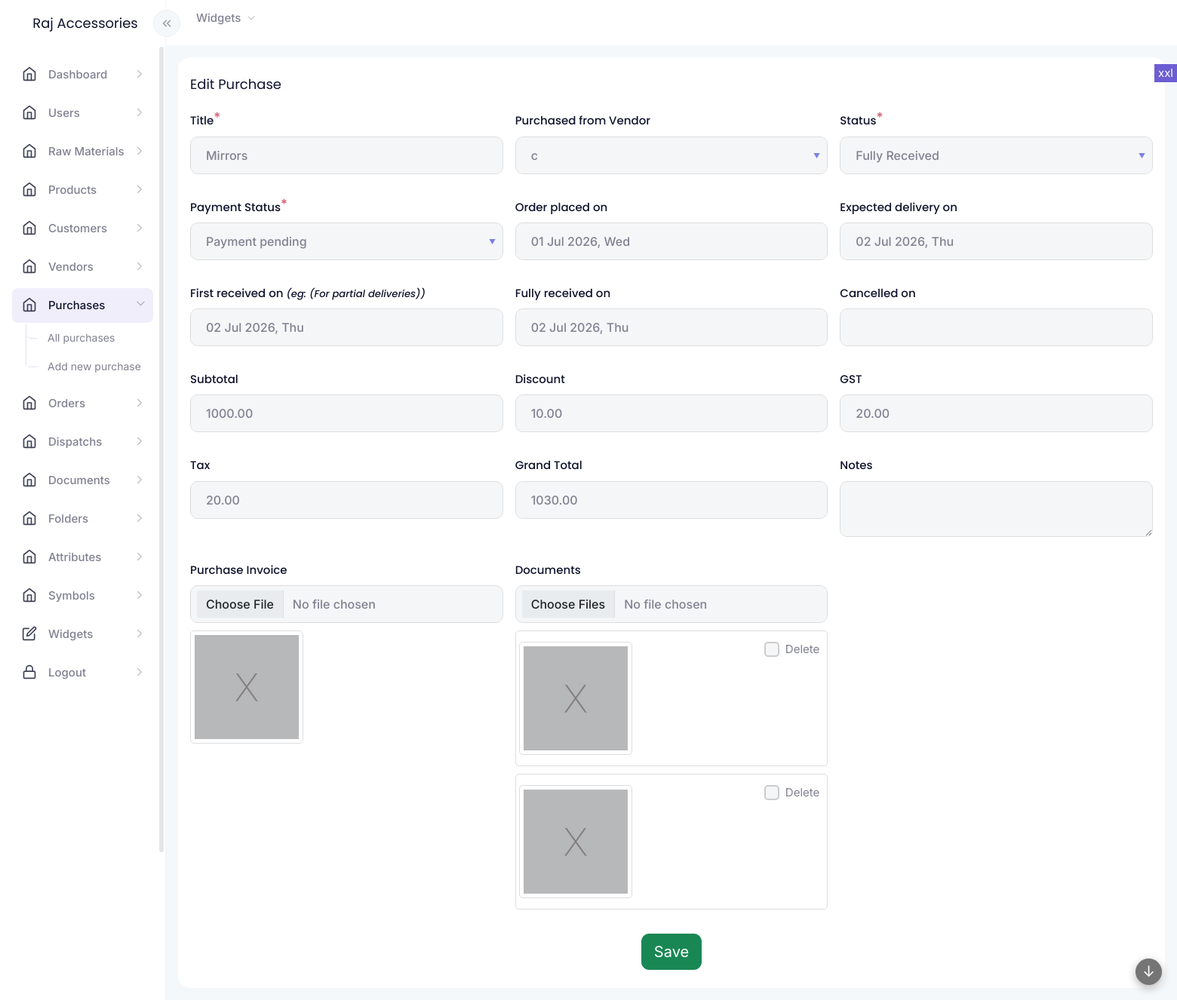
/modules/purchases/purchase-form.php?id=21 (signed in), run on the app's committed database.
### tables this page shows
CREATE TABLE IF NOT EXISTS `purchases` (
  `id` int NOT NULL AUTO_INCREMENT,
  `title` varchar(255) NOT NULL,
  `payment_status` varchar(100) NOT NULL,
  `notes` text,
  `status` varchar(100) NOT NULL,
  `purchase_invoice` int DEFAULT NULL,
  `vendor` int DEFAULT NULL,
  `sub_total` decimal(10,2) DEFAULT NULL,
  `gst` decimal(10,2) NOT NULL,
  `tax` decimal(10,2) NOT NULL,
  `discount` decimal(10,2) NOT NULL,
  `grand_total` decimal(10,2) NOT NULL,
  `order_date` int DEFAULT NULL,
  `expected_delivery_date` int NOT NULL,
  `first_received_date` int NOT NULL,
  `fully_received_date` int NOT NULL,
  `cancel_date` int NOT NULL,
  `auth_user` int NOT NULL,
  `updated` int NOT NULL,
  `created` varchar(35) DEFAULT NULL,
  PRIMARY KEY (`id`)
);

CREATE TABLE IF NOT EXISTS `uploads` (
  `id` int NOT NULL AUTO_INCREMENT,
  `name` varchar(255) DEFAULT NULL,
  `title` text,
  `brief` text,
  `module` varchar(100) DEFAULT NULL,
  `module_id` int DEFAULT NULL,
  `type` varchar(255) DEFAULT NULL,
  `size` int DEFAULT NULL,
  `thumb` varchar(255) DEFAULT NULL,
  `small` varchar(255) DEFAULT NULL,
  `table_name` varchar(200) DEFAULT NULL,
  `row_id` int DEFAULT NULL,
  `file_type` varchar(20) DEFAULT NULL,
  `caption` varchar(255) DEFAULT NULL,
  `other` varchar(255) DEFAULT NULL,
  `auth_user` int DEFAULT NULL,
  `updated` int DEFAULT NULL,
  `created` varchar(35) DEFAULT NULL,
  PRIMARY KEY (`id`)
);

### common/functions.php (the view, shortened to what this page needs)
<?php
function widget_start($title = "", $class = "", $widget_title_class = "", $widget_wrapper_class = "", $options = "", $widget_options_class = "")
{
    echo '<div class="widgetwrapper col d-flex align-items-start  px-2 py-0 ' . $class . ' ">
 <div class="widget container-fluid py-4 px-3 overhide ' . $widget_wrapper_class . '">';
    if ($title != "") {
        echo "<div class='widget-title " . $widget_title_class . "'>";
        echo $title;
        echo "</div>";
    }
}
function widget_end()
{
    echo "</div>
 </div>";
}
function datepicker_scripts()
{
    $s = '<link rel="stylesheet" href="' . ROOT_PATH . '/assets/plugins/flatpickr/flatpickr.min.css">
    <script src="' . ROOT_PATH . '/assets/plugins/flatpickr/flatpickr.js"></script>';
    return $s;
}
?>
<?php
function form_field($vars, $data)
{
    $s = "";
    if ($vars["type"] == "submit") {
        $s = '<div class="' . $vars["class"] . '">';
        $s .= '<input type="submit" name="' . $vars["key"] . '" value="' . $vars["name"] . '" class="btn btn-success btn-lg">';
        $s .= '</div>';
    }
    else {
        $show_as_field = true;
        if ($show_as_field) {
            $parent_class = "";
            $s = '<div class="' . $vars["class"] . ' ' . $parent_class . '"><label for="' . $vars["key"] . '" class="form-label">' . $vars["name"] . '';
            $required = (isset($vars["required"]) && $vars["required"] == true) ? true : false;
            if ($required) {
                $s .= '<sup>*</sup>';
            }
            if (isset($vars["eg"]) && $vars["eg"] != "") {
                $s .= '<small><i> (eg: ' . $vars["eg"] . ')</i></small>';
            }
            $s .= '</label>';
        }
        if ($vars["type"] == "display") {
            $s .= '<div class="form-display" name="' . $vars["key"] . '" id="' . $vars["key"] . '">'.get_value($data, $vars["key"]).'</div>';
        }
        else if ($vars["type"] == "text") {
            $s .= '<input type="text" class="form-control" name="' . $vars["key"] . '" id="' . $vars["key"] . '" value="' . get_value($data, $vars["key"]) . '" ' . ($required ? "required" : "") . '>';
            $s .= '<div class="invalid-feedback">Incorrect ' . $vars["name"] . ' value</div>';
        }
        else if ($vars["type"] == "date") {
            $s .= '<input type="text" class="form-control" name="' . $vars["key"] . '" id="' . $vars["key"] . '" value="' . get_value($data, $vars["key"]) . '" ' . ($required ? "required" : "") . '>';
            $s .= '<div class="invalid-feedback">Incorrect ' . $vars["name"] . ' value</div>';
            $s .= '<script>flatpickr("#' . $vars["key"] . '", {altInput: true, altFormat: "d M Y, D", dateFormat: "Ymd"}); </script>';
        }
        else if ($vars["type"] == "hidden") {
            $s .= '<input type="hidden" class="form-control" name="' . $vars["key"] . '" id="' . $vars["key"] . '" value="' . get_value($data, $vars["key"]) . '" ' . '>';
        }
        else if ($vars["type"] == "textarea") {
            $s .= '<textarea class="form-control" name="' . $vars["key"] . '" id="' . $vars["key"] . '" ' . ($required ? "required" : "") . '>' . get_value($data, $vars["key"]) . '</textarea>';
            $s .= '<div class="invalid-feedback">Incorrect ' . $vars["name"] . ' value</div>';
        }
        else if ($vars["type"] == "number") {
            $maxno = "";
            $s .= '<input type="number" class="form-control" name="' . $vars["key"] . '" id="' . $vars["key"] . '" '.$maxno.' value="' . get_value($data, $vars["key"]) . '" ' . ($required ? "required" : "") . '>';
            $s .= '<div class="invalid-feedback">Incorrect ' . $vars["name"] . ' value</div>';
        }
        else if ($vars["type"] == "select") {
            $s .= '<select class="form-control" readonly name="' . $vars["key"] . '" id="' . $vars["key"] . '" ' . ($required ? "required" : "") . '>';
            $sel = get_value($data, $vars["key"]);
            $s .= select_options($vars["options"], $sel);
            $s .= '</select><div class="invalid-feedback">Incorrect ' . $vars["name"] . ' value</div>';
        }
        else if ($vars["type"] == "image-file") {
            $s .= '<input type="file" class="form-control" name="' . $vars["key"] . '" id="' . $vars["key"] . '" ' . ($required ? "required" : "") . '>';
            $s .= '<div class="invalid-feedback">Invalid ' . $vars["name"] . '</div>';
            if (isset($data[$vars["key"]])) {
                if (is_array($data[$vars["key"]]) && isset($data[$vars["key"]][0])) {
                    $imgarr = $data[$vars["key"]][0];
                    $urlpath = "";
                    $fullpath = $imgarr["name"];
                    $filetype = get_filetype($imgarr["type"]);
                    if ($filetype == "image" && isset($vars["display_size"]) && $vars["display_size"] != "") {
                        $urlpath = isset($imgarr[$vars["display_size"]]) ? $imgarr[$vars["display_size"]] : $imgarr["thumb"];
                    }
                    else {
                        $urlpath = "assets/images/file/" . $filetype . ".svg";
                    }
                    if (!file_exists(ROOT_DIR . "/" . $urlpath)) {
                        $urlpath = "assets/images/file/file.svg";
                    }
                    if (file_exists(ROOT_DIR . "/" . $fullpath)) {
                        $s .= "<div class='image-file-box'><a href='" . ROOT_PATH . "/" . $fullpath . "' target='_blank'><img src='" . ROOT_PATH . "/" . $urlpath . "' class='form-imgbox'></a>";
                        $s .= "<div class='delete-this-checkbox'>
                                    <input class='form-check-input delete' name='" . $vars["key"] . "-delete' value='" . $imgarr["id"] . "' id='delete-file-" . $imgarr["id"] . "' type='checkbox'>
                                    <label class='form-check-label' for='delete-file-" . $imgarr["id"] . "'>Delete</label>
                                </div><script> $('#delete-file-" . $imgarr["id"] . "').on('change', function() {
                                $(this).closest('.image-file-box').toggleClass('mark-delete', this.checked);
                                }); </script></div>";
                    }
                    else {
                        $s .= "<img src='" . ROOT_PATH . "/assets/images/notfound.jpg' class='form-imgbox'>";
                    }
                }
            }
        }
        else if ($vars["type"] == "multi-file") {
            $s .= '<input type="file" multiple class="form-control" name="' . $vars["key"] . '[]" id="' . $vars["key"] . '" ' . ($required ? "required" : "") . '>';
            $s .= '<div class="invalid-feedback">Invalid ' . $vars["name"] . '</div><div id="file-list-' . $vars["key"] . '"></div>';
            $s .= "<script>
                        document.getElementById('" . $vars["key"] . "').addEventListener('change', function(e) {
                        let files = Array.from(e.target.files);
                        console.log(files);
                        let html = '';
                        files.forEach((file, index) => {
                            html += `<div class='multi-file-item'><img src='" . ROOT_PATH . "/assets/images/file/file.svg'><div class='fn'><b>`+file.name+`</b> (`+((file.size/1024).toFixed(1))+` KB)</div>
                            <input type='hidden' name='" . $vars["key"] . "-index[]' value='`+index+`'>
                            <div class='multi-ft'>
                            <div class='ftcol'><p>Select file type</p>
                            <select class='form-control " . $vars["key"] . "-multi-item-type' name='" . $vars["key"] . "-caption[]' id='" . $vars["key"] . "-attribute-`+index+`'>";
            $sel = "";
            $s .= select_attribute_options($vars["attributes"], $sel);
            $s .= "</select></div>
                            <div class='ftcol'>
                            <p>Or describe file type</p>
                            <input type='text' class='form-control " . $vars["key"] . "-multi-item-other' name='" . $vars["key"] . "-other[]' value='' placeholder=''>
                            </div></div>
                            </div>`;
                        });
                        document.getElementById('file-list-" . $vars["key"] . "').innerHTML = html;";
            $s .= "});
                    </script>";
            if (isset($data[$vars["key"]]) && is_array($data[$vars["key"]])) {
                foreach ($data[$vars["key"]] as $dk => $dv) {
                    $s .= display_document_linked($vars, $dv, $vars["attributes"]);
                }
            }
        }
        if ($show_as_field) {
            $s .= '</div>';
        }
    }
    return $s;
}
function display_document_linked($vars, $dv, $captions)
{
    $fieldkey = $vars["key"];
    $imgarr = $dv;
    $urlpath = "";
    $fullpath = $imgarr["name"];
    $filetype = get_filetype($imgarr["type"]);
    $s = "";
    if ($filetype == "image" && isset($vars["display_size"]) && $vars["display_size"] != "") {
        $urlpath = isset($imgarr[$vars["display_size"]]) ? $imgarr[$vars["display_size"]] : $imgarr["thumb"];
    }
    else {
        $urlpath = "assets/images/file/" . $filetype . ".svg";
    }
    $tit = "";
    if (isset($dv["caption"]) && $dv["caption"] != "") {
        if (isset($captions[$dv["caption"]])) {
            $tit .= $captions[$dv["caption"]]["attribute"];
        }
    }
    if (isset($dv["other"]) && $dv["other"] != "") {
        if ($tit != "") {
            $tit .= " / ";
        }
        $tit .= $dv["other"];
    }
    $s .= "<div class='multi-listwrap'>";
    if (file_exists(ROOT_DIR . "/" . $fullpath)) {
        $s .= "<a href='" . ROOT_PATH . "/" . $fullpath . "' target='_blank'><img src='" . ROOT_PATH . "/" . $urlpath . "' class='form-imgbox-list'><span>" . $tit . "</span></a>";
    }
    else {
        $s .= "<img src='" . ROOT_PATH . "/assets/images/notfound.jpg' class='form-imgbox'>";
    }
    $s .= "<div class='delete-this-checkbox'>
            <input class='form-check-input delete' name='" . $fieldkey . "-delete[]' value='" . $dv["id"] . "' id='delete-doc-" . $dv["id"] . "' type='checkbox'>
            <label class='form-check-label' for='delete-doc-" . $dv["id"] . "'>Delete</label>
        </div><script> $('#delete-doc-" . $dv["id"] . "').on('change', function() {
         $(this).closest('.multi-listwrap').toggleClass('mark-delete', this.checked);
        }); </script>";
    $s .= "</div>";
    return $s;
}
function module_get_data($table, $id)
{
    $data = [];
    $data['mode'] = 'new';
    if ($id != "") {
        $get = get_data($table, 'WHERE id=' . $id . '', '*');
        if (sizeof($get) > 0) {
            $data = $get[0];
        }
        $data['mode'] = 'update';
    }
    return $data;
}
function fetch_data($vars)
{
    global $conn;
    $table = $vars["table"];
    $cols = $vars["columns"];
    $order = $vars["order"];
    $limit = $vars["limit"];
    $condition = $vars["condition"];
    if ($condition != "") {
        $condition = " WHERE " . $condition;
    }
    if (trim($order) != '') {
        if (strpos($order, " DESC") !== false || strpos($order, " ASC") !== false) {
            $order = ' ORDER BY ' . trim($order) . ' ';
        } else {
            $order = ' ORDER BY ' . trim($order) . ' ASC ';
        }
    }
    $ret = [];
    $sql = ' SELECT ' . $cols . ' FROM ' . $table . ' ' . $condition . ' ' . $order . ' ' . $limit . ' ';
    $querystr = $conn->query($sql);
    $totrows = mysqli_num_rows($querystr);
    if ($totrows > 0) {
        $inc = 0;
        while ($result = mysqli_fetch_object($querystr)) {
            foreach ($result as $key => $value) {
                $ret[$inc][$key] = $value;
            }
            $inc = $inc + 1;
        }
    }
    return $ret;
}

### assets/css/variables.css (style rules this page uses)
:root { --primary-color: #6c5dd3; --accent1-color: #5dc1d3; --accent2-color: #d3845d; --accent3-color: #5dd3be; --success-color: #31a766; --warning-color: #d3be5d; --danger-color: #d35d70; --info-color: #5d97d3; --bs-primary-rgb: 108,93,211; --bs-accent1-rgb: 93,193,211; --bs-accent2-rgb: 211,132,93; --bs-accent3-rgb: 93,211,190; --bs-success-rgb: 49, 167, 102; --bs-warning-rgb: 211,190,93; --bs-danger-rgb: 211,93,112; --bs-info-rgb: 93,151,211; --primary-color-10: #f0eefb; --bg-color: #f5f8fa; --heading-color: #11142d; --large-heading-color: #323552; --heading-font: 'Poppins', sans-serif; --text-color: #808191; --text-font: 'Inter', sans-serif; --br: 16px; --lightgrey-color: #bdbdbd; --form-bg: #f5f6f8; --widget-bg-color: #ffffff; --widget-border-color: transparent; }

### assets/css/layout.css (style rules this page uses)
:root { --side-nav-width: 220px; }

### assets/css/style.css (style rules this page uses)
body { min-height: 100vh; min-height: -webkit-fill-available; }
html { height: -webkit-fill-available; }
body { min-width: 375px; font-family: var(--text-font); font-size: 15px; line-height: 1.618; -webkit-font-smoothing: antialiased; -moz-osx-font-smoothing: grayscale; color: var(--text-color); background-color: var(--bg-color); overflow: hidden; max-width: 100%; width: 100%; }
.widget-title { font-family: var(--heading-font); font-size: 18px; line-height: 1.33333; color: var(--heading-color); margin-bottom: 0px; float: left; }
.overhide { overflow: hidden; }
.widget { background-color: var(--widget-bg-color); border-radius: var(--br); border-color: var(--widget-border-color); }
.form-imgbox { height: 150px; width: auto; display: inline-block; border: 1px solid #ddd; border-radius: 5px; padding: 5px; margin: 10px 0; }
.multi-listwrap { position: relative; display: inline-block; width: 100%; border: 1px solid #ddd; border-radius: 5px; padding: 4px 4px; margin: 10px 0px 0px 0px; }
.multi-listwrap .delete-this-checkbox { position: absolute; right: 10px; top: 10px; cursor: pointer; }
.delete-this-checkbox input { margin-right: 4px; }

### assets/css/form.css (style rules this page uses)
.form-label sup { color: var(--danger-color); font-size: 18px; position: relative; top: -3px; }
.form-select, .form-control { border: 1px solid #dddddd; background-color: var(--form-bg); padding: 12px 20px; border-radius: 10px; color: var(--text-color); font-weight: 500; }
.form-label { font-weight: 500; color: var(--heading-color); font-family: var(--heading-font); }
.form-check-input[type=checkbox] { border-radius: 5px; }
.form-check-input { margin: 4px 10px 4px 0; border: 1px solid #f8f7fd; background-color: var(--form-bg); height: 20px; width: 20px; border: 2px solid #cccccc; }
.form-check-input+label { line-height: 28px; }
.btn { border-radius: 10px; }
.form-control[readonly] { background-color: var(--form-bg); }
select.form-control { background-image: url(../images/sort_desc.png) !important; background-repeat: no-repeat; background-position: 99% 40%; }
.form-check-input, .form-check-label { cursor: pointer; }

### data on the page
purchases: title "Mirrors", sub_total "1000.00", discount "10.00", gst "20.00", tax "20.00", grand_total "1030.00"

### other printed values
$title "Edit Purchase"
$vars["eg"] "(For partial deliveries)"
form field vendor "c"
form field status "Fully Received"
form field payment_status "Payment pending"
